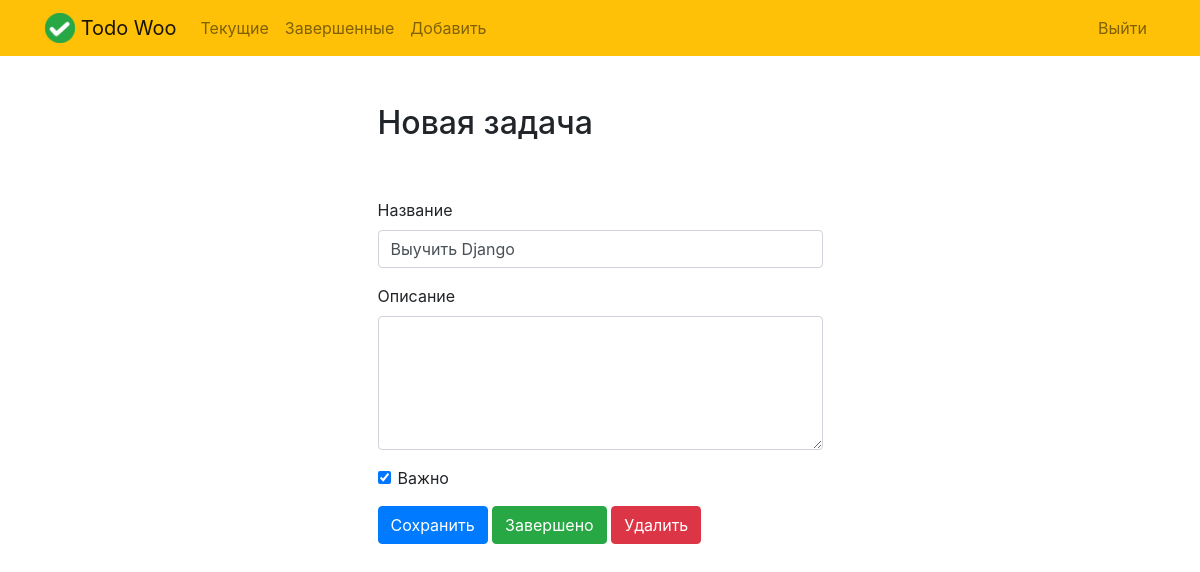
/todo/9 (signed in), run on an earlier commit of the app's database.
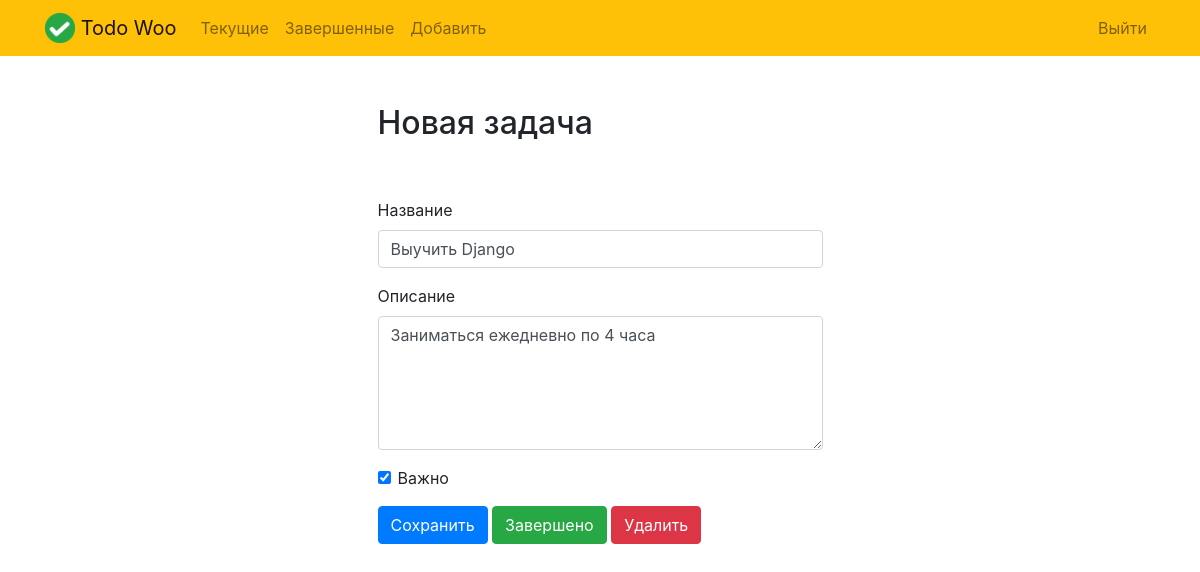
And on a later commit of the database.
### todo/models.py (models this page shows, shortened)
class Todo(models.Model):
    title = models.CharField(max_length=100, verbose_name='Заголовок')
    memo = models.TextField(blank=True, verbose_name='Описание')
    created = models.DateTimeField(auto_now_add=True, verbose_name='Дата создания')
    datecompleted = models.DateTimeField(null=True, blank=True, verbose_name='Дата выполнения')
    important = models.BooleanField(default=False, verbose_name='Важность')
    user = models.ForeignKey(User, on_delete=models.CASCADE, verbose_name='Пользователь')
    class Meta:
        verbose_name = 'Дело'
        verbose_name_plural = 'Задачи'
        ordering = ('-created',)

### todo/views.py (the view, shortened to what this page needs)
# urls.py: path('todo/<int:todo_pk>', views.viewtodo, name='viewtodo'),
@login_required
def viewtodo(request, todo_pk):
    todo = get_object_or_404(Todo, pk=todo_pk, user=request.user)
    if request.method == 'GET':
        form = TodoForm(instance=todo)
        return render(request, 'todo/viewtodo.html', {'todo': todo, 'form': form})

### todo/forms.py
class TodoForm(ModelForm):
    class Meta:
        model = Todo
        fields = ['title', 'memo', 'important']

### todo/templates/todo/viewtodo.html (shortened to what this page needs)
{% extends "todo/base.html" %}
{% block content %}
    <div class="row justify-content-center mt-5">
        <div class="col-md-5">
            <h2>Новая задача</h2>
        </div>
    </div>
    <div class="row justify-content-center mt-5">
        <div class="col-md-5">
            <form method="POST">
                <div class="form-group">
                    <label for="title">Название</label>
                    <input type="text" name="title" class="form-control" id="title" value="{{ todo.title }}" required>
                </div>
                <div class="form-group">
                    <label for="memo">Описание</label>
                    <textarea name="memo" rows="5" class="form-control" id="memo" >{{ todo.memo }}</textarea>
                </div>
                <div class="form-group form-check">
                    <input type="checkbox" name="important" class="form-check-input" id="important" {% if todo.important %}checked{% endif %}>
                    <label class="form-check-label" for="important">Важно</label>
                </div>
                <button type="submit" class="btn btn-primary">Сохранить</button>
                <button type="button" class="btn btn-success" onclick="$('#complete').click()">Завершено</button>
                <button type="button" class="btn btn-danger" onclick="$('#delete').click()">Удалить</button>
            </form>
        </div>
    </div>
{% endblock %}

What changed in the data, as far as the page shows it:
changed Todo "Выучить Django": memo (not shown) → "Заниматься ежедневно по 4 часа"
